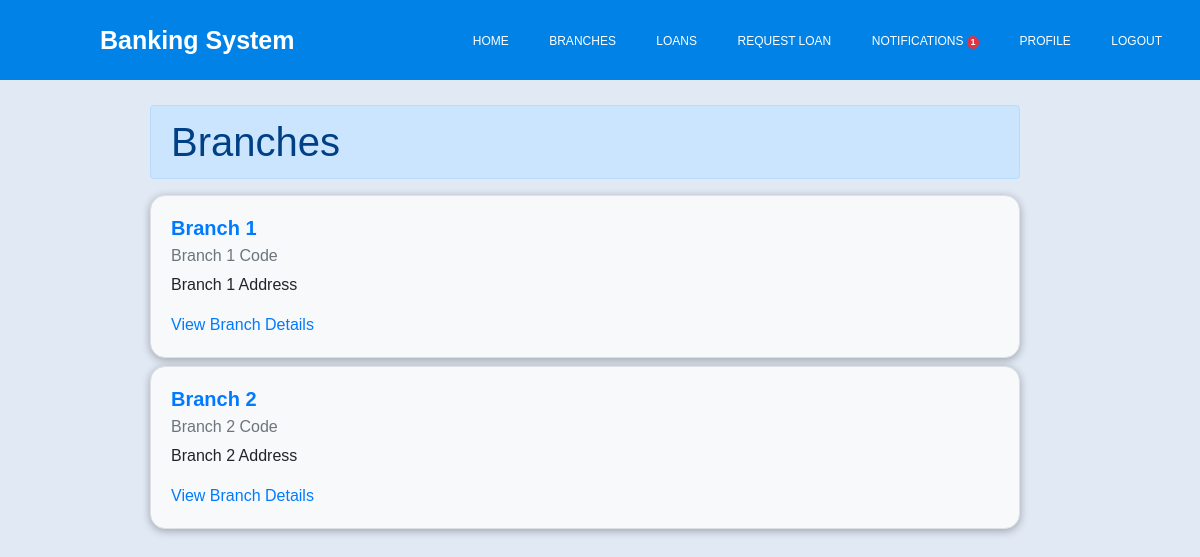
/branches (signed in), run on the app's committed database.
### bank_management/models.py (models this page shows, shortened)
class Branch(models.Model):
    name = models.CharField(max_length=100)
    address = models.CharField(max_length=200)
    code = models.CharField(max_length=10, unique=True)
    class Meta:
        verbose_name_plural = 'Branches'

### bank_management/views.py (the view)
# urls.py: path("branches",branches,name='branches'),
def branches(request):
    branches = Branch.objects.all()
    context = {
        "branches":branches
    }
    return render(request, "branches.html",context)

### bank_management/context_processors.py (called while the page is built)
@login_required
def count_notifications(request):
    count_notifications = Notification.objects.filter(user=request.user,is_seen=False).count()
    return {"count_notifications":count_notifications}

### banking_system/templates/branches.html (shortened to what this page needs)
{% extends 'base.html' %} {% block content %}
  <div class="row mt-2" style="width: 100%">
    <div class="col">
        <h1
          class="mt-2 alert alert-primary"
          style="margin-right: 150px; margin-left: 150px"
        >
          Branches
        </h1>
        {% for branch in branches %}
        <div
          class="card mt-2"
          style="
            background-color: #f8f9fa;
            border: 1px solid #dee2e6;
            border-radius: 0.95rem;
            box-shadow: 0 0.125rem 0.5rem rgba(0, 0, 0, 0.3);
            margin-right: 150px;
            margin-left: 150px;
          "
        >
          <div class="card-body">
            <h5
              class="card-title"
              style="color: #007bff; font-size: 1.25rem; font-weight: bold"
            >
              {{branch.name}}
            </h5>
            <h6 class="card-subtitle mb-2 text-muted">{{branch.code}}</h6>
            <p class="card-text">{{branch.address}}</p>
            <a href="{% url 'branch-detail' branch.id %}" class="card-link"
              >View Branch Details</a
            >
          </div>
        </div>
        {% endfor %}
      </div>
    </div>
    {% endblock content %}

### banking_system/static/navbar.css (style rules this page uses)
* { margin: 0; padding: 0; text-decoration: none; list-style: none; box-sizing: border-box; }
body { font-family: sans-serif; }

### data on the page
Branch: name "Branch 1", code "Branch 1 Code", address "Branch 1 Address"
Branch: name "Branch 2", code "Branch 2 Code", address "Branch 2 Address"

### other printed values
{{ count_notifications }} "1"
